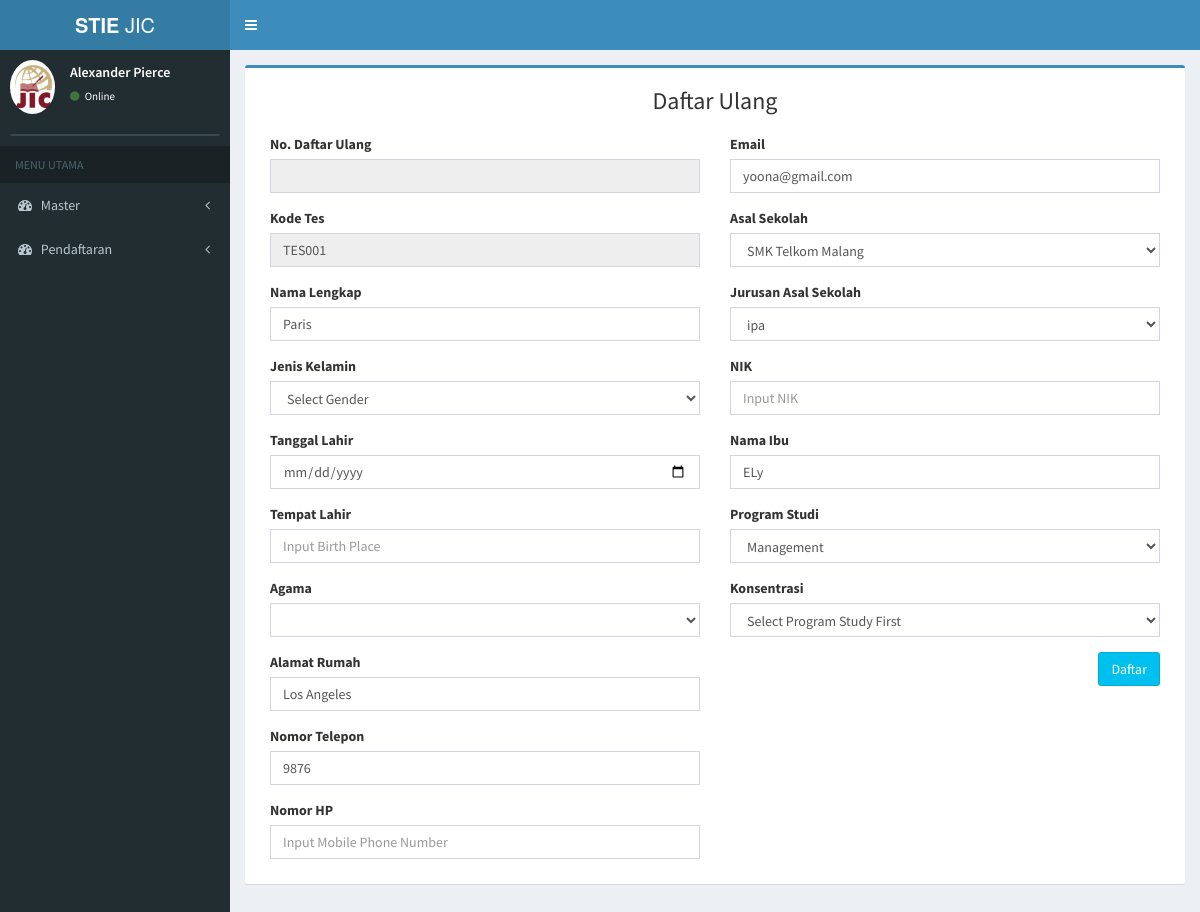
The page /index.php/daftar_ulang/page_du_pagi/TM002 on the database its author committed.
### tables this page shows
CREATE TABLE `tb_pendaftaran` (
  `id_pendaftaran` varchar(6) NOT NULL,
  `tanggal_pendaftaran` date NOT NULL,
  `nama_pendaftar` varchar(50) NOT NULL,
  `jk_pendaftar` varchar(20) NOT NULL,
  `id_sekolah2` varchar(6) NOT NULL,
  `jurusan` varchar(20) NOT NULL,
  `alamat` varchar(100) NOT NULL,
  `email` varchar(30) NOT NULL,
  `no_telp` varchar(15) NOT NULL,
  `waktu` varchar(10) NOT NULL,
  `status_bayar` varchar(20) NOT NULL,
  `id_prodi2` varchar(6) NOT NULL,
  `sumber` varchar(30) NOT NULL,
  `ibu_kandung` varchar(30) NOT NULL,
  `bukti_transfer` text NOT NULL,
  `agama` varchar(10) NOT NULL,
  `id_du2` varchar(6) NOT NULL
);

CREATE TABLE `tb_sekolah` (
  `id_sekolah` varchar(6) NOT NULL,
  `nama_sekolah` varchar(30) NOT NULL,
  `alamat_sekolah` text NOT NULL,
  `jenis_sekolah` varchar(6) NOT NULL
);

CREATE TABLE `tb_prodi` (
  `id_prodi` varchar(6) NOT NULL,
  `nama_prodi` varchar(20) NOT NULL,
  `ketua_prodi` varchar(50) NOT NULL
);

### application/controllers/daftar_ulang.php (called while the page is built, shortened)
<?php
class daftar_ulang extends CI_Controller {
	public function __construct()
	{
		$this->load->model('daftar_ulang_model');
		$this->load->model('pendaftaran_model');
	}
	public function page_du_pagi()
	{
			$id_pendaftaran = $this->uri->segment(3);
			$data['du_pagi'] = $this->daftar_ulang_model->page_du_pagi($id_pendaftaran);
			$data['kodeunik'] = $this->daftar_ulang_model->buat_kode();
			$data['getProdi'] = $this->daftar_ulang_model->getProdi();
			$data['getPreschool'] = $this->daftar_ulang_model->getPreschool();
			$data['main_view'] = 'Daftar/daftarulang_pagi_view';
			$this->load->view('template', $data);
	}
}

### index.php (called while the page is built, shortened)
<?php
require_once BASEPATH.'core/CodeIgniter.php';

### application/models/daftar_ulang_model.php (called while the page is built, shortened)
<?php
class Daftar_ulang_model extends CI_Model {
     public function  buat_kode()   {
          $this->db->SELECT('RIGHT(tb_du.kode_tes,3) as kode', FALSE);
          $this->db->order_by('kode_tes','DESC');
          $this->db->limit(1);
          $query = $this->db->get('tb_du');
          if($query->num_rows() <> 0){
           $data = $query->row();
           $kode = intval($data->kode) + 1;
          }
          else {
           $kode = 1;
          }
          $kodemax = str_pad($kode, 3, "0", STR_PAD_LEFT);
          $kodejadi = "TES".$kodemax;
          return $kodejadi;
    }
  public function page_du_pagi($id_pendaftaran){
      return $this->db->join('tb_prodi','tb_prodi.id_prodi=tb_pendaftaran.id_prodi2')
              ->join('tb_sekolah','tb_sekolah.id_sekolah=tb_pendaftaran.id_sekolah2')
              ->where('id_pendaftaran', $id_pendaftaran)
              ->get('tb_pendaftaran')
              ->row();
  }
}

### application/views/Daftar/daftarulang_pagi_view.php (the view, shortened to what this page needs)
<div class="row">
  <?php echo form_open('daftar_ulang/save_du_pagi'); ?>
  <div class="col-md-12">
  <div class="box box-primary">
    <h3 style="text-align:center">Daftar Ulang</h3>
  <div class="box-body">
    <div class="col-md-6">
                <div class="form-group">
                  <label for="no">No. Daftar Ulang</label>
                  <input type="text" name="id_du" class="form-control" id="id_du" placeholder=""  .input-sm value="<?php echo $du_pagi->id_du2; ?>" readonly required="">
                </div>
                <div class="form-group">
                  <label for="no">Kode Tes</label>
                  <input type="text" name="kode_tes" class="form-control" id="kode_tes" placeholder=""  .input-sm value="<?php echo $kodeunik; ?>" readonly required="">
                </div>
                <div class="form-group">
                  <label for="email">Nama Lengkap</label>
                  <input type="text" name="nama_du" class="form-control" id="nama_du" placeholder="Input Full Name" value="<?php echo $du_pagi->nama_pendaftar; ?>" required="">
                </div>
                <div class="form-group">
                  <label for="gender">Jenis Kelamin</label>
                  <select id="gender" name="gender" class="form-control" required="">
            <option value="">Select Gender</option>
          </select>
                </div>
                <div class="form-group">
                  <label for="email">Tanggal Lahir</label>
                  <input type="date" name="tgl_lahir_du" class="form-control" id="tgl_lahir_du" required="">
                </div>
                <div class="form-group">
                  <label for="place">Tempat Lahir</label>
                  <input type="text" name="tpt_lahir_du" class="form-control" id="tpt_lahir_du" placeholder="Input Birth Place" required="">
                </div>
                <div class="form-group">
                  <label for="religion">Agama</label>
                <select id="agama_du" name="agama_du" class="form-control" required="">
                  <option value="<?php echo $du_pagi->agama; ?>"><?php echo $du_pagi->agama; ?></option>
                  <option value="kristen">Kristen</option>
                </select>
                </div>
                <div class="form-group">
                  <label for="address">Alamat Rumah</label>
                  <input type="text" name="alamat_du" class="form-control" id="alamat_du" placeholder="Input Home Address" value="<?php echo $du_pagi->alamat; ?>" required="">
                </div>
                <div class="form-group">
                  <label for="phone">Nomor Telepon</label>
                  <input type="number" name="no_telp_du" class="form-control" id="no_telp_du" placeholder="Input Phone Number" value="<?php echo $du_pagi->no_telp; ?>" required="">
                </div>
                <div class="form-group">
                  <label for="phone">Nomor HP</label>
                  <input type="number" name="no_telpm_du" class="form-control" id="no_telpm_du" placeholder="Input Mobile Phone Number" required="">
                </div>
              </div>
              <div class="col-md-6">
                <div class="form-group">
                  <label for="email">Email</label>
                  <input type="email" name="email_du" class="form-control" id="email_du" placeholder="Input Email" value="<?php echo $du_pagi->email; ?>" required="">
                </div>
                <div class="form-group">
                  <label for="preschool">Asal Sekolah</label>
                  <select id="id_sekolah" name="id_sekolah"class="form-control" required="">
                  <option value="<?php echo $du_pagi->id_sekolah2; ?>"><?php echo $du_pagi->nama_sekolah; ?></option>
                </select>
                </div>
                <div class="form-group">
                  <label for="major">Jurusan Asal Sekolah</label>
                <select id="jurusan" name="jurusan" class="form-control" required="">
                  <option value="<?php echo $du_pagi->jurusan; ?>"><?php echo $du_pagi->jurusan; ?></option>
                </select>
                </div>
                <div class="form-group">
                  <label for="nik">NIK</label>
                  <input type="number" name="nik_du" class="form-control" id="nik_du" placeholder="Input NIK" required="">
                </div>
                <div class="form-group">
                  <label for="mother">Nama Ibu</label>
                  <input type="text" name="ibu_kandung_du" class="form-control" id="ibu_kandung_du" placeholder="Input your mother Name" value="<?php echo $du_pagi->ibu_kandung; ?>" required="">
                </div>
                <div class="form-group">
                  <label for="prodi">Program Studi</label>
                  <select id="id_prodi" class="form-control" required="" name="id_prodi" ="" onchange="return get_concentrate(this.value)">
                    <option value="<?php echo $du_pagi->id_prodi2; ?>"><?php echo $du_pagi->nama_prodi; ?></option>
                  </select>
                </div>
                <div class="form-group">
                  <label for="concentrate">Konsentrasi</label>
                  <select id="concentrate" name="concentrate" class="form-control" required="">
                  <option value="">Select Program Study First</option>
                  </select>
                </div>
                <button type="submit" class="btn btn-info pull-right">Daftar</button>
                  <?php echo form_close();?>
  </div>
        </div></div>

### rows shown on the page
tb_pendaftaran: nama_du "Paris", alamat_du "Los Angeles", no_telp_du "9876", email_du "yoona@gmail.com", id_sekolah "SMK Telkom Malang", jurusan "ipa", ibu_kandung_du "ELy", id_prodi "Management"
